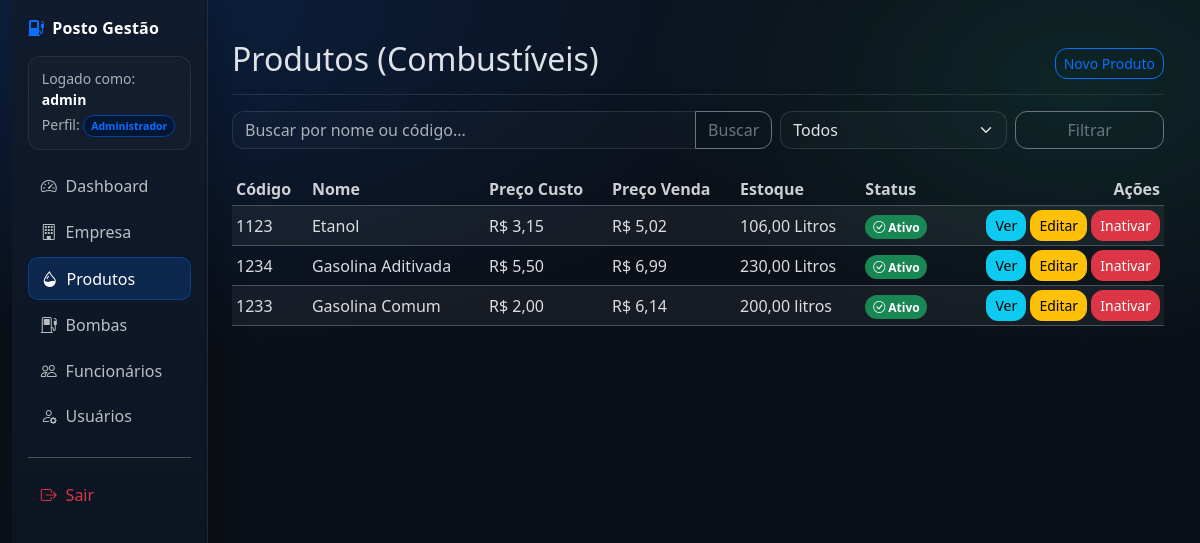
The page /produtos/ (signed in) on the database its author committed.
### accounts/models.py (models this page shows, shortened)
class CustomUser(AbstractUser):
    PERFIL_CHOICES = (
        ('ADMIN', 'Administrador'),
        ('GERENTE', 'Gerente'),
        ('OPERADOR', 'Operador'),
    )
    nome_completo = models.CharField('Nome completo', max_length=255, default='')
    perfil = models.CharField(max_length=10, choices=PERFIL_CHOICES, default='OPERADOR')
    data_cadastro = models.DateTimeField(auto_now_add=True)
    REQUIRED_FIELDS = ["email", "nome_completo"]

### produtos/models.py (models this page shows, shortened)
class Produto(models.Model):
    codigo = models.CharField(max_length=50, unique=True)
    nome = models.CharField(max_length=100)
    unidade_medida = models.CharField(max_length=20, default='Litros')
    preco_custo = models.DecimalField(max_digits=10, decimal_places=2)
    preco_venda = models.DecimalField(max_digits=10, decimal_places=2)
    estoque_atual = models.DecimalField(max_digits=10, decimal_places=2)
    estoque_minimo = models.DecimalField(max_digits=10, decimal_places=2)
    is_active = models.BooleanField(default=True)
    data_cadastro = models.DateTimeField(auto_now_add=True)
    data_atualizacao = models.DateTimeField(auto_now=True)

### produtos/views.py (the view)
# urls.py: path('', views.ProdutoListView.as_view(), name='produto_list'),
class ProdutoListView(LoginRequiredMixin, PaginateBy20Mixin, ListView):
    model = Produto
    template_name = 'produtos/produto_list.html'
    context_object_name = 'produtos'
    def get_queryset(self):
        base_qs = Produto.objects.all().order_by('nome')
        data = self.request.GET.copy()
        if not data.get('is_active'):
            data['is_active'] = 'true'
        self.filterset = ProdutoFilter(data=data, queryset=base_qs)
        return self.filterset.qs
    def get_context_data(self, **kwargs):
        context = super().get_context_data(**kwargs)
        context['filterset'] = getattr(self, 'filterset', None)
        return context

### produtos/filter.py (called while the page is built)
    def filter_is_active(self, queryset, name, value):
        if value == "true":
            return queryset.filter(is_active=True)
        if value == "false":
            return queryset.filter(is_active=False)
        return queryset

### produtos/templates/produtos/produto_list.html (shortened to what this page needs)
{% extends 'base.html' %}
{% block content %}
<div class="d-flex justify-content-between flex-wrap flex-md-nowrap align-items-center pt-3 pb-2 mb-3 border-bottom">
    <h1 class="h2">Produtos (Combustíveis)</h1>
    <div class="btn-toolbar mb-2 mb-md-0">
        {% if request.user.perfil == "ADMIN" or request.user.perfil == "GERENTE" %}
            <a href="{% url 'produto_create' %}" class="btn btn-sm btn-outline-primary">Novo Produto</a>
        {% endif %}
    </div>
</div>
<form method="get" class="mb-4">
    <div class="row g-2">
        <div class="col-md-7">
            <div class="input-group">
                <input type="text" name="q" class="form-control" placeholder="Buscar por nome ou código..." value="{{ request.GET.q }}">
                <button class="btn btn-outline-secondary" type="submit">Buscar</button>
            </div>
        </div>
        <div class="col-md-3">
            <select name="is_active" class="form-select">
                <option value="">Todos</option>
            </select>
        </div>
        <div class="col-md-2 d-grid">
            <button class="btn btn-outline-secondary" type="submit">Filtrar</button>
        </div>
    </div>
</form>
<div class="table-responsive">
    <table class="table table-striped table-sm align-middle">
        <thead>
            <tr>
                <th>Código</th>
                <th>Nome</th>
                <th>Preço Custo</th>
                <th>Preço Venda</th>
                <th>Estoque</th>
                <th>Status</th>
                <th class="text-end">Ações</th>
            </tr>
        </thead>
        <tbody>
            {% for produto in produtos %}
            <tr class="{% if not produto.is_active %}table-danger{% endif %}">
                <td>{{ produto.codigo }}</td>
                <td>{{ produto.nome }}</td>
                <td>R$ {{ produto.preco_custo }}</td>
                <td>R$ {{ produto.preco_venda }}</td>
                <td>{{ produto.estoque_atual }} {{ produto.unidade_medida }}</td>
                <td>
                    {% if produto.is_active %}
                        <span class="badge bg-success">
                            <i class="bi bi-check-circle"></i> Ativo
                        </span>
                    {% else %}
                        <span class="badge bg-danger">
                            <i class="bi bi-x-circle"></i> Inativo
                        </span>
                    {% endif %}
                </td>
                <td class="text-end">
                    <a href="{% url 'produto_detail' produto.pk %}" class="btn btn-sm btn-info">Ver</a>
                    {% if user.perfil == 'ADMIN' or user.perfil == 'GERENTE' %}
                        <a href="{% url 'produto_update' produto.pk %}" class="btn btn-sm btn-warning">Editar</a>
                        <form action="{% url 'produto_delete' produto.pk %}" method="post" class="d-inline">
                            <button type="submit" class="btn btn-sm btn-danger"
                                    onclick="return confirm('Tem certeza que deseja inativar este produto?')">
                                Inativar
                            </button>
                        </form>
                    {% endif %}
                </td>
            </tr>
            {% endfor %}
        </tbody>
    </table>
</div>
{% endblock %}

### templates/base.html (shortened to what this page needs)
{% load django_bootstrap5 %}
{% load static %}
<!DOCTYPE html>
<html lang="pt-br" data-bs-theme="dark">
<head>
    {% bootstrap_css %}
    <link rel="stylesheet" href="https://cdn.jsdelivr.net/npm/bootstrap-icons@1.11.3/font/bootstrap-icons.min.css">
    <link rel="stylesheet" href="{% static 'css/app.css' %}">
</head>
<body>
<div class="container-fluid app-shell">
    <div class="row g-0">
        {% if user.is_authenticated %}
        {% with current=request.resolver_match.url_name %}
        <aside class="col-md-3 col-lg-2 d-md-block sidebar p-3">
            <div class="d-flex align-items-center justify-content-between mb-3">
                <div class="brand text-white">
                    <i class="bi bi-fuel-pump-fill me-2 text-primary"></i>Posto Gestão
                </div>
            </div>
            <div class="small text-muted mb-3 user-chip">
                Logado como: <strong class="text-white">{{ user.username }}</strong>
                <div class="mt-1">
                    Perfil:
                    <span class="badge bg-primary-subtle text-primary border border-primary-subtle">
                        {{ user.get_perfil_display }}
                    </span>
                </div>
            </div>
            <ul class="nav nav-pills flex-column gap-1">
                <li class="nav-item">
                    <a href="{% url 'dashboard' %}" class="nav-link {% if current == 'dashboard' %}active{% endif %}">
                        <i class="bi bi-speedometer2"></i> Dashboard
                    </a>
                </li>
                {% if user.perfil != 'OPERADOR' %}
                <li class="nav-item">
                    <a href="{% url 'empresa_detail' %}" class="nav-link {% if current == 'empresa_detail' or current == 'empresa_create' or current == 'empresa_update' %}active{% endif %}">
                        <i class="bi bi-building"></i> Empresa
                    </a>
                </li>
                {% endif %}
                <li class="nav-item">
                    <a href="{% url 'produto_list' %}" class="nav-link {% if current == 'produto_list' or current == 'produto_create' or current == 'produto_update' %}active{% endif %}">
                        <i class="bi bi-droplet-half"></i> Produtos
                    </a>
                </li>
                <li class="nav-item">
                    <a href="{% url 'bomba_list' %}" class="nav-link {% if current == 'bomba_list' or current == 'bomba_create' or current == 'bomba_update' %}active{% endif %}">
                        <i class="bi bi-fuel-pump"></i> Bombas
                    </a>
                </li>
                <li class="nav-item">
                    <a href="{% url 'funcionario_list' %}" class="nav-link {% if current == 'funcionario_list' or current == 'funcionario_create' or current == 'funcionario_update' %}active{% endif %}">
                        <i class="bi bi-people"></i> Funcionários
                    </a>
                </li>
                {% if user.perfil == 'ADMIN' %}
                <li class="nav-item">
                    <a href="{% url 'user_list' %}" class="nav-link {% if current == 'user_list' or current == 'user_create' or current == 'user_update' %}active{% endif %}">
                        <i class="bi bi-person-gear"></i> Usuários
                    </a>
                </li>
                {% endif %}
                <li class="nav-item mt-3 pt-3 border-top app-border">
                    <form action="{% url 'logout' %}" method="post">
                        <button type="submit" class="nav-link w-100 text-start text-danger border-0 bg-transparent">
                            <i class="bi bi-box-arrow-right"></i> Sair
                        </button>
                    </form>
                </li>
            </ul>
        </aside>
        {% endwith %}
        <main class="col-md-9 col-lg-10 content">
        {% else %}
        <main class="col-12 content">
        {% endif %}
            {% block content %}{% endblock %}
        </main>
    </div>
</div>
</body>
</html>

### static/css/app.css (style rules this page uses)
:root { --app-bg: #0b0f17; --sidebar-bg: #0f1624; --card-bg: rgba(255,255,255,.04); --card-border: rgba(255,255,255,.10); --muted: rgba(255,255,255,.65); }
body { background: radial-gradient(1200px 600px at 10% 0%, rgba(13,110,253,.18), transparent 60%), radial-gradient(800px 500px at 90% 10%, rgba(32,201,151,.12), transparent 55%), var(--app-bg); }
.app-shell { min-height: 100vh; }
.sidebar { min-height: 100vh; background: linear-gradient(180deg, rgba(16,26,44,.98), rgba(12,18,30,.95)); border-right: 1px solid rgba(255,255,255,.08); box-shadow: 12px 0 30px rgba(0,0,0,.18); }
.sidebar .brand { font-weight: 700; letter-spacing: .2px; }
.user-chip { border: 1px solid rgba(255,255,255,.08); background: rgba(255,255,255,.02); border-radius: 12px; padding: .7rem .8rem; }
.sidebar .nav-link { color: rgba(255,255,255,.72); border-radius: 10px; padding: .55rem .8rem; display: flex; gap: .55rem; align-items: center; transition: all .2s ease; }
.sidebar .nav-link.active { background: rgba(13,110,253,.18); color: #fff; border: 1px solid rgba(13,110,253,.35); }
.content { padding: 24px; }
.table { --bs-table-bg: transparent; }
.table thead th { color: rgba(255,255,255,.8); }
.table tbody td { color: rgba(255,255,255,.85); }
.table tbody tr { transition: background-color .2s ease; }
.border-bottom { border-color: rgba(255,255,255,.10)!important; }
.text-muted { color: var(--muted)!important; }
.form-control, .form-select { border-radius: 12px; background-color: rgba(255,255,255,.02); border-color: rgba(255,255,255,.12); }
.btn { border-radius: 12px; }
.badge { border-radius: 999px; padding: .45em .65em; font-weight: 600; }

### rows shown on the page
CustomUser: username "admin", perfil "Administrador"
Produto: codigo "1123", nome "Etanol", preco_custo "3,15", preco_venda "5,02", estoque_atual "106,00", unidade_medida "Litros", is_active True (drawn)
Produto: codigo "1234", nome "Gasolina Aditivada", preco_custo "5,50", preco_venda "6,99", estoque_atual "230,00", unidade_medida "Litros", is_active True (drawn)
Produto: codigo "1233", nome "Gasolina Comum", preco_custo "2,00", preco_venda "6,14", estoque_atual "200,00", unidade_medida "litros", is_active True (drawn)
